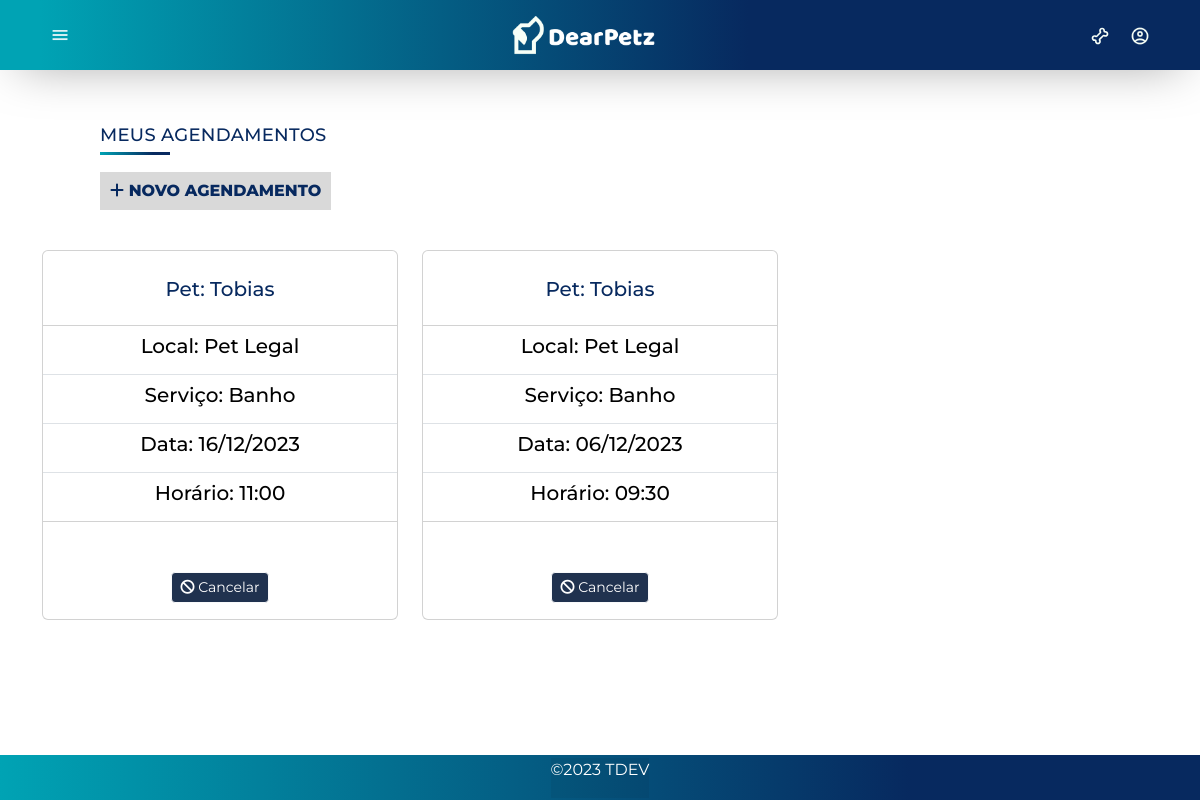
The app's page /agendamento/index.php (signed in) with its own data.
### tables this page shows
CREATE TABLE `agendamentos` (
  `id` int(11) NOT NULL,
  `id_tutor` int(11) NOT NULL,
  `id_pet` int(11) NOT NULL,
  `id_empresa` varchar(20) NOT NULL,
  `servico` varchar(50) NOT NULL,
  `data` date NOT NULL,
  `horario` time NOT NULL CHECK (`horario` in ('09:00','09:30','10:00','10:30','11:00','11:30','12:00','12:30','13:00','13:30','14:00','14:30','15:00','15:30','16:00','16:30','17:00','17:30','18:00')),
  `status` varchar(12) DEFAULT 'Inconcluido',
  `eventColor` varchar(7) DEFAULT '#ff0000'
);

CREATE TABLE `pets` (
  `id` int(11) NOT NULL,
  `id_tutor` int(11) NOT NULL,
  `nome` varchar(50) NOT NULL,
  `tipo` varchar(20) NOT NULL,
  `sexo` varchar(10) NOT NULL,
  `raca` varchar(50) NOT NULL,
  `datanasc` varchar(11) NOT NULL,
  `foto` varchar(30) DEFAULT NULL
);

### inc/database.php (called while the page is built, shortened)
<?php
	 function open_database() {
		try {
			$conn = new mysqli(DB_HOST, DB_USER, DB_PASSWORD, DB_NAME);
			$conn -> set_charset ("utf8");
			return $conn;
		} catch (Exception $e) {
			echo "<h3>Ocorreu um erro:\n<br>".$e->getMessage(). "</h3>";
			return null;
		}
	}
	function get_pet_info($pet_id) {
		$database = open_database();
		$found = null;
		$sql = "SELECT nome, foto, raca FROM pets WHERE id = $pet_id";
		$result = $database->query($sql);
		if ($result->num_rows > 0) {
			$row = $result->fetch_assoc();
			$pet_info = [
				'nome' => $row["nome"],
				'foto' => $row["foto"],
				'raca' => $row["raca"]
			];
			return $pet_info;
		} else {
			return ["nome" => "Pet não encontrado", "foto" => "caminho/para/foto/default.jpg"];
		}
		return $found;
	}
	function get_empresa_name($cnpj) {
		$database = open_database();
		$found = null;
		$sql = "SELECT nome FROM empresas WHERE cnpj = '$cnpj'";
		$result = $database->query($sql);
		if ($result->num_rows > 0) {
			$row = $result->fetch_assoc();
			return $row["nome"];
		} else {
			return "Empresa não encontrado";
		}
		return $found;
	}
function filter( $table = null, $p = null ) {
	$database = open_database();
	$found = null;
	try {
	  if ($p) {
		$sql = "SELECT * FROM " . $table . " WHERE " . $p;
		$result = $database->query($sql);
		if ($result->num_rows> 0) {
		  $found = array();
		  while ($row = $result->fetch_assoc()) {
			array_push($found, $row);
		  }
		} else {
			throw new Exception ("Não foram encontrados registros de dados!");
		}
	  }
	} catch (Exception $e) {
	  $_SESSION['message'] = "Ocorreu um erro: " . $e->GetMessage();
	  $_SESSION['type'] = 'danger';
	}
	return $found;
  }
	function FormataData($data){
		$da = new DateTime ($data);
		return $da->format ("d/m/Y");
	  }
	  function FormataHora($data){
		$da = new DateTime ($data);
		return $da->format ("H:i");
	  }

### agendamento/functions.php (called while the page is built, shortened)
<?php
function index($id = null) {
  $id = $_SESSION['id'];
  $agendamentos = filter('agendamentos', "id_tutor =  $id");
}
?>

### agendamento/index.php (the view, shortened to what this page needs)
<?php
require_once('functions.php');
index();
?>
<section class="agendamentos">
	<h2 class="titulo">Meus agendamentos</h2>
	<?php if (isset($_SESSION['id'])): ?>
		<a href="add.php"><button type="button" id="novo-pet"><i class="fa fa-plus"></i> Novo agendamento</button></a>
	<?php endif; ?>
</section>
<div class="container text-center" style=" margin-top:40px; margin-bottom: 20px">
	<div class="row">
		<?php
		if ($agendamentos):
			foreach ($agendamentos as $agendamento):
				$pet_id = $agendamento['id_pet'];
				$pet_info = get_pet_info($pet_id);
				$pet_name = $pet_info['nome'];
				$cnpj = $agendamento['id_empresa'];
				$empresa_name = get_empresa_name($cnpj);
				?>
				<div class="col-lg-4" style="margin-bottom: 40px">
					<div class="card">
						<div class="card-body">
							<h4 class="card-title"
								style="display: flex;flex-direction: row;justify-content: center; align-items: center; padding-top:10px; font-size: 20px; color: #07295F;">
								Pet:
								<?php echo $pet_name; ?>
							</h4>
						</div>
						<ul class="list-group list-group-flush" style:>
							<li class="list-group-item">
								<H5>Local:
									<?php echo $empresa_name; ?>
								</H5>
							</li>
							<li class="list-group-item">
								<H5>Serviço:
									<?php echo $agendamento['servico']; ?>
								</H5>
							</li>
							<li class="list-group-item">
								<H5>Data:
									<?php echo FormataData($agendamento['data']); ?>
								</H5>
							</li>
							<li class="list-group-item">
								<H5>Horário:
									<?php echo FormataHora($agendamento['horario']); ?>
								</H5>
							</li>
						</ul>
						<div class="card-body"
							style="display: flex;flex-direction: row;justify-content: center; align-items: center; padding-top:50px;">
							<?php if (isset($_SESSION['id'])): ?>
								<a href="#" class="btn btn-sm btn-light" data-bs-toggle="modal"
									data-bs-target="#delete-agendamento-modal"
									data-agendamento="<?php echo $agendamento['id']; ?>"><i class="fa-solid fa-ban"></i>
									Cancelar</a>
							<?php endif; ?>
						</div>
					</div>
				</div>
			<?php endforeach; ?>
		<?php else: ?>
			<p>Você ainda não possui nenhum agendamento</p>
		<?php endif; ?>
	</div>
</div>

### css/custom.css (style rules this page uses)
:root { --amarelo: #ffcc00; --cinza: #cccccc; }

### css/global-style.css (style rules this page uses)
:root { --largura-da-pagina: 1440px; --padding-padrao: 0 50px; }
body { font-family: "Montserrat", sans-serif; display: flex; flex-direction: column; align-items: center; overflow: hidden; height: 100vh; }
section:not(.pets2) { margin: 0 auto; }
* { margin: 0; padding: 0; box-sizing: border-box; }
li { list-style: none; }
a { text-decoration: none; color: unset; }

### css/style.css (style rules this page uses)
.btn-light, .btn-default, input, select { font-family: 'Montserrat'; color: #FFF; background-color:#20324F; }
h5,h2, H4, label { font-family: 'Montserrat'; color: whitesmoke; }
h4 { font-family: 'Montserrat'; }
body { font-family: 'Montserrat'; overflow-x: hidden; }
a { text-decoration: none; color: currentColor; }
* { padding: 0; margin: 0; box-sizing: border-box; }
h2,label, p, a, h4 { color: #07295F; }

### css/agendamentos.css (style rules this page uses)
h5 { color: black; }
.agendamentos { padding-left: 0px; }
.agendamentos { max-width: var(--largura-da-pagina); width: 100%; padding: 10px 0px 0px; }
.agendamentos { max-width: var(--largura-da-pagina); width: 100%; padding: 30px 100px 0px; }
.agendamentos .titulo { font-family: 'Montserrat'; font-size: 18px; font-weight: 500; letter-spacing: 0.3px; text-transform: uppercase; margin-top: 25px; position: relative; color: #07295f; margin-bottom: 0px; }
.agendamentos .titulo::after { bottom: -8px; content: ""; position: absolute; display: block; width: 70px; height: 3px; background-image: linear-gradient( 90deg, rgba(0, 163, 180, 1) 0%, rgba(7, 41, 95, 1) 76% ); }
.agendamentos #novo-pet { margin-top: 25px; padding: 7px 10px; text-transform: uppercase; color: #07295f; font-weight: 800; border: none; background-color: #d9d9d9; cursor: pointer; align-self: flex-start; }

### records on screen
agendamentos: id_pet.nome "Tobias", empresa_name "Pet Legal", servico "Banho", data "16/12/2023", horario "11:00"
agendamentos: id_pet.nome "Tobias", empresa_name "Pet Legal", servico "Banho", data "06/12/2023", horario "09:30"
